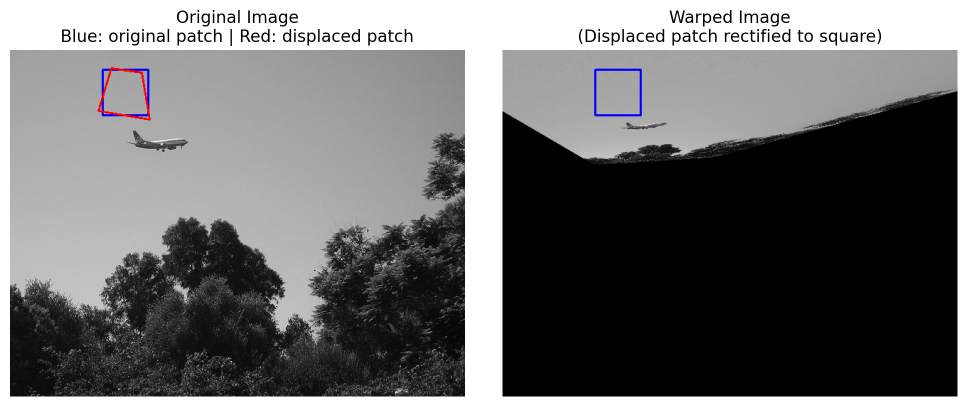
#> input picture visualizations/visualization_000_222020.png, 1934 x 813 px (shown at 1/2 size)
$ python -i visualize_dataset.py   (imports and definitions only)
#> lines starting #> are read from the running program, lines starting #| are printed output that depends on the picture
### src/generate_dataset.py
import os
import cv2
import random
import numpy as np
from tqdm import tqdm


# ------------------------------------------------------------
# Configuration
# ------------------------------------------------------------
CONFIG = {
    "DATA_PATH": "data/mini_coco/images",
    "PATCH_SIZE": 64,
    "MAX_OFFSET": 16,
    "PATCHES_PER_IMAGE": 5,
    "NUM_BINS": 21,
    "NUM_IMAGES": 10000,
    "RANDOM_SEED": 42,
}

random.seed(CONFIG["RANDOM_SEED"])
np.random.seed(CONFIG["RANDOM_SEED"])

os.makedirs(CONFIG["DATA_PATH"], exist_ok=True)


# ------------------------------------------------------------
# Helper functions
# ------------------------------------------------------------
def random_patch(image: np.ndarray, patch_size: int, margin: int):
    """Select a random patch within the image, avoiding borders."""
    h, w = image.shape
    x = random.randint(margin, w - patch_size - margin - 1)
    y = random.randint(margin, h - patch_size - margin - 1)
    return x, y


def corners(x: int, y: int, size: int) -> np.ndarray:
    """Return the four corner coordinates of a square patch."""
    return np.array([
        [x, y],
        [x + size, y],
        [x + size, y + size],
        [x, y + size]
    ], dtype=np.float32)


def displaced_corners(src: np.ndarray, max_offset: int):
    """Apply random corner displacements within ±max_offset pixels."""
    d = np.random.randint(-max_offset, max_offset + 1, (4, 2)).astype(np.float32)
    return src + d, d


# [80 lines left out: functions quantize_displacements, patch_pair, generate_dataset, not called in this run]


# ------------------------------------------------------------
# Main
# ------------------------------------------------------------
# [3 lines that do not run on import are left out]

### src/visualize_dataset.py
# ============================================================
# visualize_dataset.py
# ============================================================
# Author: Marko Milenović
# Task: Ocenjevanje homografije (Homography Estimation)
#
# Description:
#   Visualizes and saves examples showing:
#     - Original image with both patch outlines
#     - Warped image where the displaced patch is rectified
#   Each visualization is saved to 'visualizations/' directory.
# ============================================================

import os
import cv2
import random
import numpy as np
import matplotlib.pyplot as plt
from datetime import datetime
from generate_dataset import CONFIG, random_patch, corners, displaced_corners


# ------------------------------------------------------------
# Drawing Utilities
# ------------------------------------------------------------
def draw_quad(image: np.ndarray, points: np.ndarray, color: tuple, thickness: int = 2) -> np.ndarray:
    """Draw a quadrilateral (4-point polygon) on a grayscale image."""
    img_color = cv2.cvtColor(image, cv2.COLOR_GRAY2BGR)
    points = points.astype(int)
    cv2.polylines(img_color, [points], isClosed=True, color=color, thickness=thickness)
    return img_color


# ------------------------------------------------------------
# Visualization of One Example (and save)
# ------------------------------------------------------------
def visualize_one(image: np.ndarray, save_dir: str, idx: int = 0) -> None:
    """Visualize one example and save it as an image file."""
    ps, mo = CONFIG["PATCH_SIZE"], CONFIG["MAX_OFFSET"]
    h, w = image.shape

    # 1. Select a random patch and its displaced version
    x, y = random_patch(image, ps, mo)
    src = corners(x, y, ps)
    dst, _ = displaced_corners(src, mo)

    # 2. Compute homography (dst → src) and warp the image
    H = cv2.getPerspectiveTransform(dst, src)
    warped = cv2.warpPerspective(
        image, H, (w, h),
        flags=cv2.INTER_LINEAR,
        borderMode=cv2.BORDER_CONSTANT,
        borderValue=0
    )

    # 3. Draw both quadrilaterals on the original image
    original_colored = cv2.cvtColor(image, cv2.COLOR_GRAY2BGR)
    cv2.polylines(original_colored, [src.astype(int)], True, (255, 0, 0), 2)  # Blue: original patch
    cv2.polylines(original_colored, [dst.astype(int)], True, (0, 0, 255), 2)  # Red: displaced patch

    # 4. Draw the rectified (square) patch on the warped image
    warped_with_quad = draw_quad(warped, src, color=(255, 0, 0))

    # 5. Plot and save
    fig, axes = plt.subplots(1, 2, figsize=(10, 4))

    axes[0].imshow(cv2.cvtColor(original_colored, cv2.COLOR_BGR2RGB))
    axes[0].set_title("Original Image\nBlue: original patch | Red: displaced patch")
    axes[0].axis("off")

    axes[1].imshow(cv2.cvtColor(warped_with_quad, cv2.COLOR_BGR2RGB))
    axes[1].set_title("Warped Image\n(Displaced patch rectified to square)")
    axes[1].axis("off")

    plt.tight_layout()

    # Create save directory if missing
    os.makedirs(save_dir, exist_ok=True)

    # Build filename
    filename = f"visualization_{idx:03d}_{datetime.now().strftime('%H%M%S')}.png"
    save_path = os.path.join(save_dir, filename)

    # Save instead of show
    plt.savefig(save_path, bbox_inches="tight", dpi=200)
    plt.close(fig)

    print(f"Saved visualization → {save_path}")


# ------------------------------------------------------------
# Visualization Across Multiple Images
# ------------------------------------------------------------
def visualize_random_images(num_examples: int = 10, save_dir: str = "visualizations") -> None:
    """Visualize several random COCO images and save them."""
    data_dir = CONFIG["DATA_PATH"]
    image_files = [
        os.path.join(data_dir, f)
        for f in os.listdir(data_dir)
        if f.lower().endswith((".jpg", ".png"))
    ]

    os.makedirs(save_dir, exist_ok=True)

    for i in range(num_examples):
        path = random.choice(image_files)
        img = cv2.imread(path, cv2.IMREAD_GRAYSCALE)
        if img is not None:
            visualize_one(img, save_dir, idx=i)


# ------------------------------------------------------------
# Main
# ------------------------------------------------------------
# [2 lines not run here, left out]

>>> import cv2
>>> picture = cv2.imread('../visualizations/visualization_000_222020.png', cv2.IMREAD_GRAYSCALE)
#> picture: shape (813, 1934); min 0, max 255, mean 109.8
>>> result = visualize_one(picture, 'out.png')
#> in visualize_one, `x, y = random_patch(image, ps, mo)`: x = 1325; y = 130
#> in visualize_one, `src = corners(x, y, ps)`: src = [[1325, 130], [1389, 130], [1389, 194], [1325, 194]]
#> in visualize_one, `dst, _ = displaced_corners(src, mo)`: dst = [[1337, 128], [1380, 134], [1391, 200], [1319, 188]]
#> in visualize_one, `H = cv2.getPerspectiveTransform(dst, src)`: H = [[0.0294, 13.95, -570.2], [-0.358, 2.94, 224.6], [-0.00102, 0.0102, 1]]
#> in visualize_one, `warped = cv2.warpPerspective( image, H, (w, h), flags=cv2.INTER_LINEAR..`:
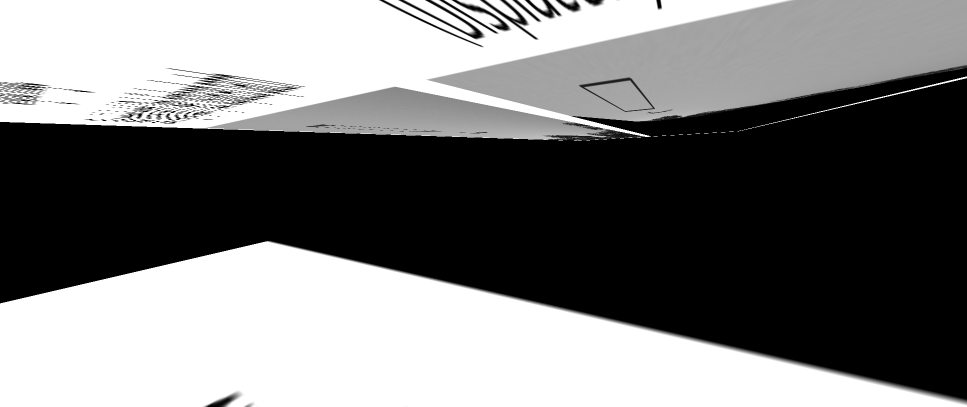
#> warped: shape (813, 1934) (shown at 1/2 size); min 0, max 255, mean 122.1
#> in visualize_one, `cv2.polylines(original_colored, [dst.astype(int)], True, (0, 0, 255), 2)`:
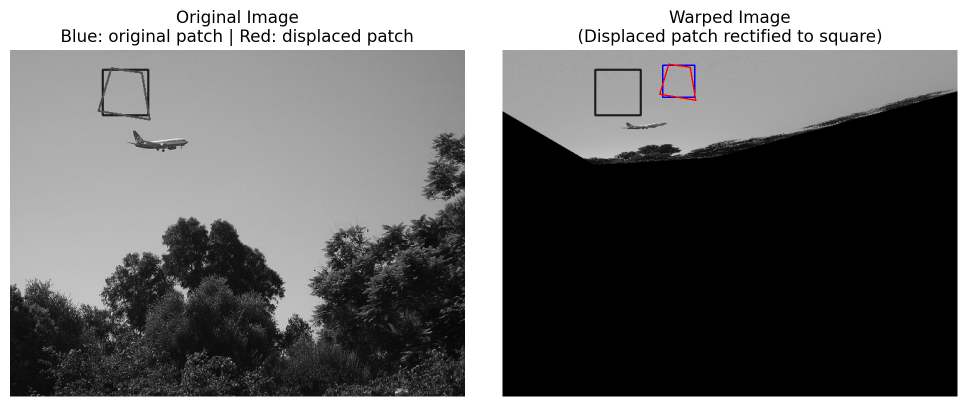
#> original_colored: shape (813, 1934, 3) (shown at 1/2 size); mean B, G, R 109.8, 109.7, 109.8
#> in draw_quad, `points = points.astype(int)`: points has the same summary as src in visualize_one
#> in draw_quad, `cv2.polylines(img_color, [points], isClosed=True, color=color, thickne..`:
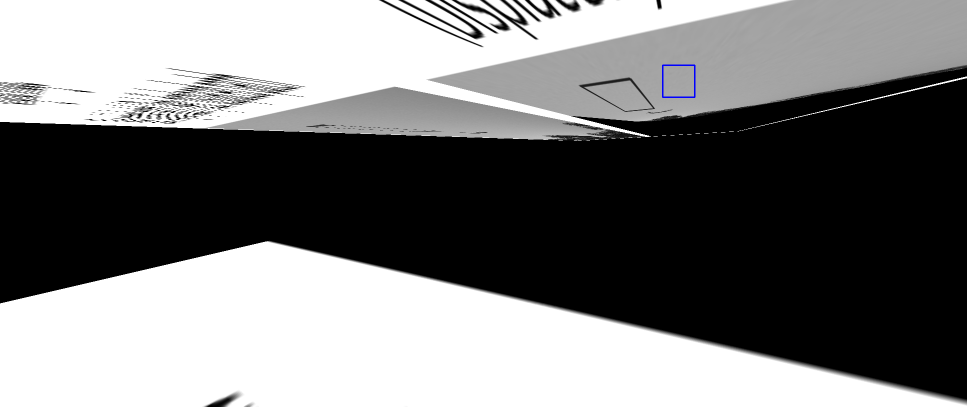
#> img_color: shape (813, 1934, 3) (shown at 1/2 size); mean B, G, R 122.1, 122, 122
#> in visualize_one, `plt.savefig(save_path, bbox_inches="tight", dpi=200)`:
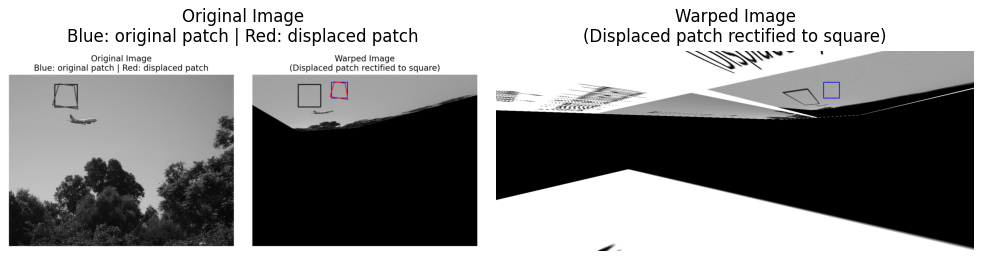
#> figure drawn by matplotlib, 2 panels

$ run again, on visualizations/visualization_006_222023.png
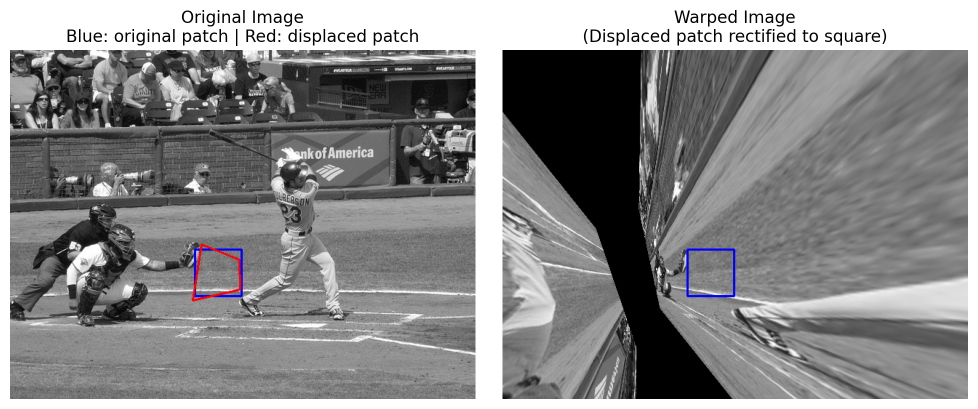
#> input picture visualizations/visualization_006_222023.png, 1955 x 818 px (shown at 1/2 size)
#> in visualize_one, `x, y = random_patch(image, ps, mo)`: x = 1325; y = 130
#> src = [[1325, 130], [1389, 130], [1389, 194], [1325, 194]]
#> dst = [[1337, 128], [1380, 134], [1391, 200], [1319, 188]]
#> H = [[0.0294, 13.95, -570.2], [-0.358, 2.94, 224.6], [-0.00102, 0.0102, 1]]
#> points has the same summary as src in visualize_one
#> in draw_quad, `cv2.polylines(img_color, [points], isClosed=True, color=color, thickne..`:
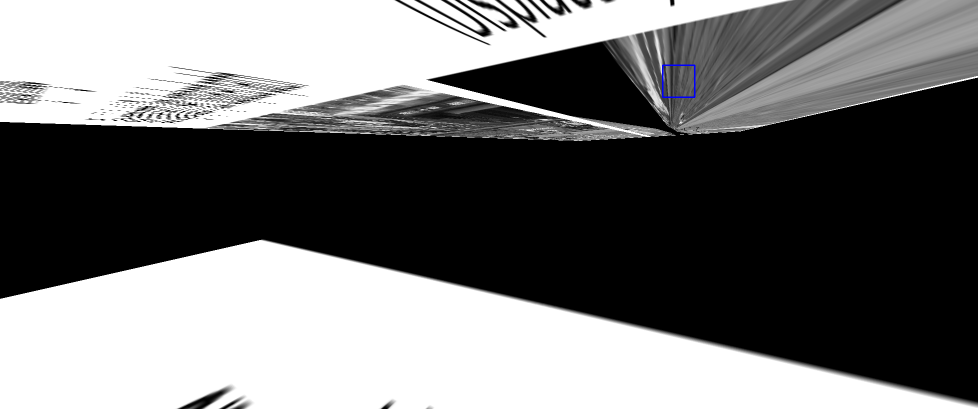
#> img_color: shape (818, 1955, 3) (shown at 1/2 size); mean B, G, R 115.3, 115.2, 115.2
#> in visualize_one, `plt.savefig(save_path, bbox_inches="tight", dpi=200)`:
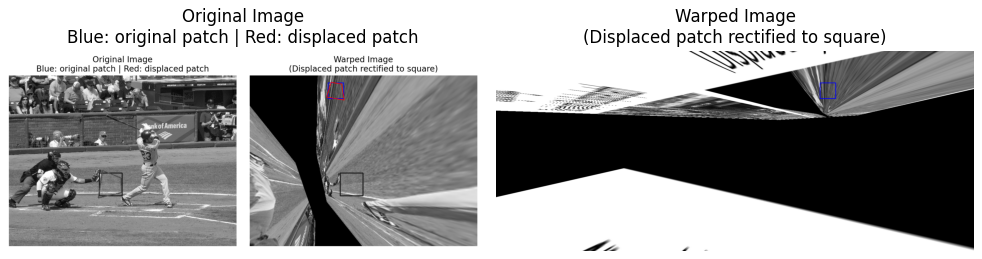
#> figure drawn by matplotlib, 2 panels
